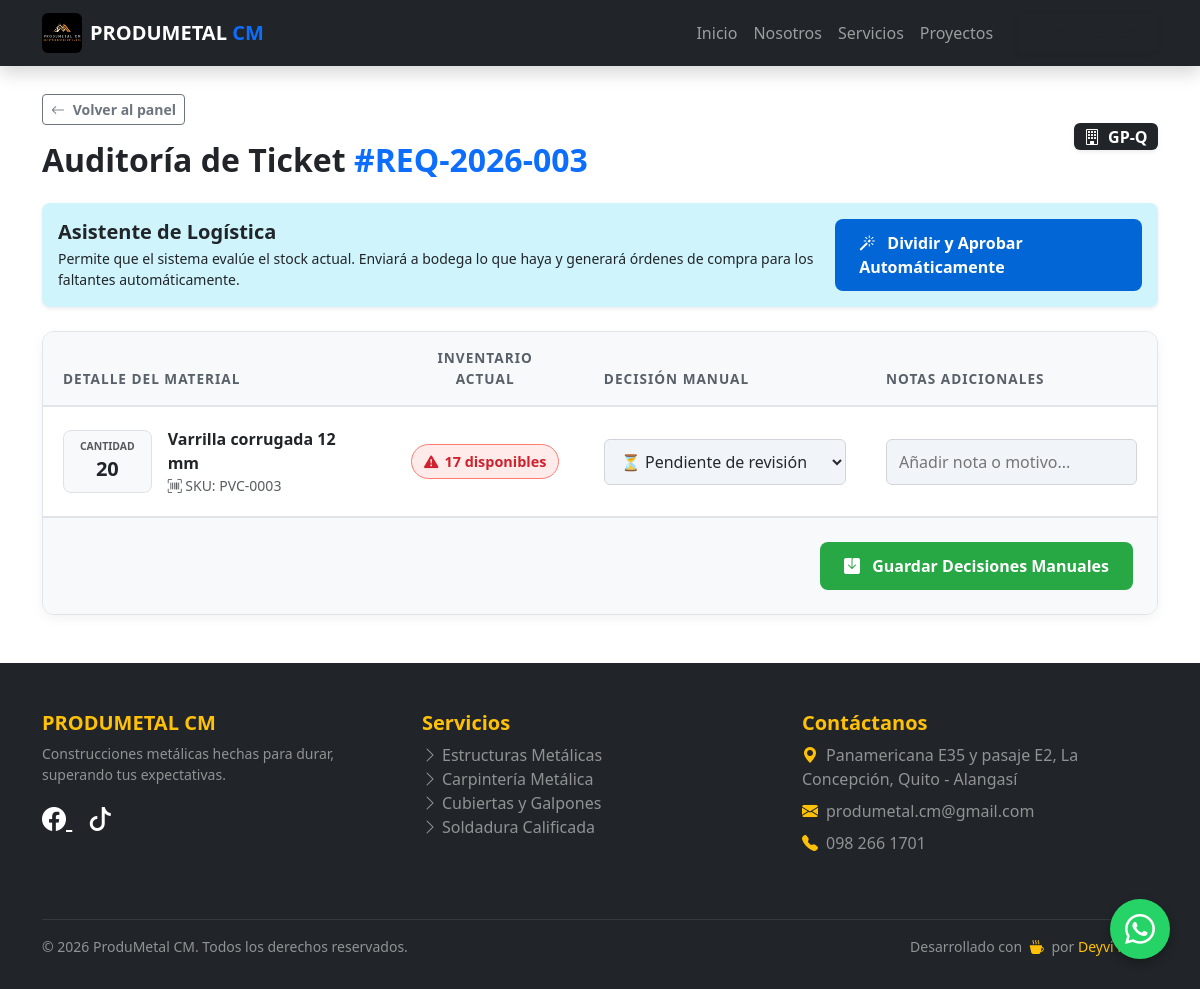
Before: /erp/requerimiento/revisar/3/ (signed in) with the older database file.
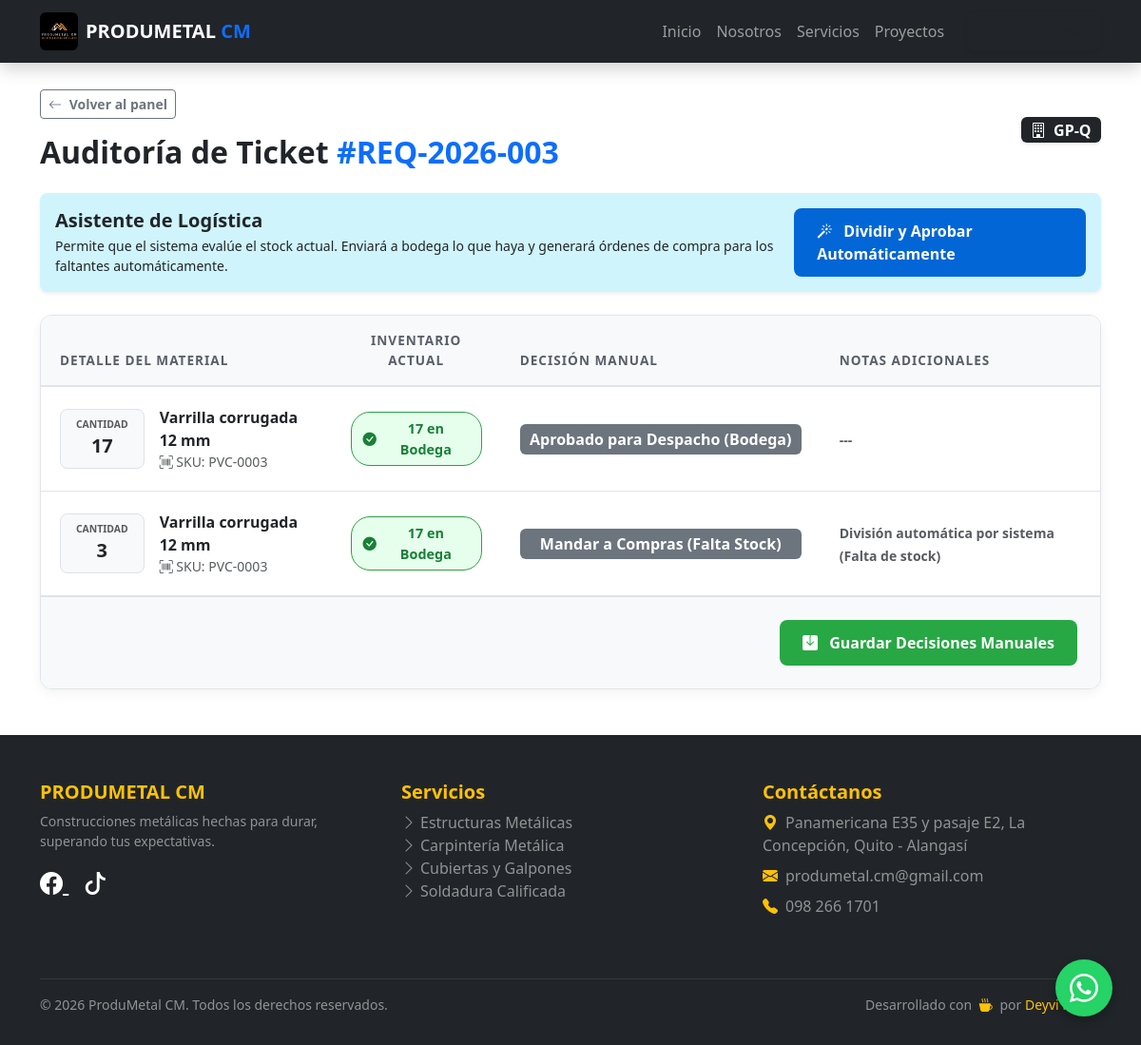
After: the same page with the newer database file.
### web/models.py (models this page shows, shortened)
class Requerimiento(models.Model):
    ESTADOS = [
        ('PENDIENTE', 'Pendiente de Aprobación Admin'),
        ('APROBADO', 'Aprobado'),
        ('RECHAZADO', 'Rechazado'),
        ('PARCIALMENTE_DESPACHADO', 'Parcialmente Despachado'),
        ('DESPACHADO', 'Despachado Totalmente'),
        ('EN_COMPRAS', 'Enviado a Compras'),
    ]
    folio = models.CharField(max_length=20, unique=True, blank=True, editable=False)
    solicitante = models.ForeignKey(User, on_delete=models.PROTECT, related_name='requerimientos')
    proyecto = models.ForeignKey(Proyecto, on_delete=models.PROTECT)
    fecha_solicitud = models.DateTimeField(auto_now_add=True)
    estado = models.CharField(max_length=30, choices=ESTADOS, default='PENDIENTE')
    observaciones = models.TextField(blank=True)
    history = HistoricalRecords()

class Proyecto(models.Model):
    nombre = models.CharField(max_length=200)
    centro_costos = models.CharField(max_length=100, unique=True, blank=True)
    descripcion = models.TextField(blank=True, null=True, verbose_name="Descripción del Proyecto")
    is_active = models.BooleanField(default=True, help_text="Desmarcar para borrado lógico")
    fecha_creacion = models.DateTimeField(auto_now_add=True)
    bodega_proyecto = models.OneToOneField(Bodega, on_delete=models.SET_NULL, null=True, blank=True, related_name='proyecto_asociado')
    history = HistoricalRecords() # AUDITORÍA TOTAL

class DetalleRequerimiento(models.Model):
    ESTADOS_ITEM = [
        ('PENDIENTE', 'Pendiente de Revisión'),
        ('APROBADO_BODEGA', 'Aprobado para Despacho (Bodega)'),
        ('EN_COMPRAS', 'Mandar a Compras (Falta Stock)'),
        ('RECHAZADO', 'Rechazado'),
    ]
    requerimiento = models.ForeignKey(Requerimiento, related_name='detalles', on_delete=models.CASCADE)
    material = models.ForeignKey(Material, on_delete=models.PROTECT)
    cantidad_solicitada = models.DecimalField(max_digits=10, decimal_places=2)
    cantidad_despachada = models.DecimalField(max_digits=10, decimal_places=2, default=0.00)
    estado_item = models.CharField(max_length=30, choices=ESTADOS_ITEM, default='PENDIENTE')
    motivo_rechazo = models.TextField(blank=True, null=True, verbose_name="Notas u Observaciones")

class Material(models.Model):
    categoria = models.ForeignKey(Categoria, on_delete=models.PROTECT)
    sku = models.CharField(
        max_length=50, unique=True, blank=True, editable=False,
        help_text="Código único auto-generado"
    )
    nombre = models.CharField(
        max_length=200,
        help_text="Nombre comercial o norma técnica"
    )
    descripcion = models.TextField(blank=True, null=True)
    stock_actual = models.DecimalField(
        max_digits=10, decimal_places=2, default=0.00,
        help_text="Stock Total (Suma de bodegas). Denormalizado para reportes rápidos."
    )
    stock_minimo = models.DecimalField(
        max_digits=10, decimal_places=2, default=5.00,
        help_text="Umbral para alertas de reabastecimiento"
    )
    precio_base = models.DecimalField(
        max_digits=10, decimal_places=2, default=0.00,
        help_text="Precio unitario sin impuesto"
    )
    impuesto_porcentaje = models.DecimalField(
        max_digits=5, decimal_places=2, default=15.00,
        help_text="Porcentaje de impuesto (IVA, etc)"
    )
    is_active = models.BooleanField(
        default=True,
        help_text="Desmarcar para borrado lógico (mantiene histórico)"
    )
    fecha_creacion = models.DateTimeField(auto_now_add=True)
    fecha_modificacion = models.DateTimeField(auto_now=True)
    history = HistoricalRecords()
    class Meta:
        verbose_name_plural = "Inventario (Materiales y Consumibles)"
        ordering = ['-fecha_creacion']
        indexes = [
            models.Index(fields=['sku']),
            models.Index(fields=['categoria', 'is_active']),
        ]

### web/views.py (the view, shortened to what this page needs)
# urls.py: path('erp/requerimiento/revisar/<int:req_id>/', views.revisar_requerimiento_items, name='revisar_requerimiento_items'),
@login_required(login_url='login')
@user_passes_test(es_admin, login_url='dashboard_erp')
@transaction.atomic
def revisar_requerimiento_items(request, req_id):
    requerimiento = get_object_or_404(Requerimiento, id=req_id)
    items = requerimiento.detalles.all()
    return render(request, 'web/erp/revisar_requerimiento.html', {
        'requerimiento': requerimiento,
        'items': items
    })

### web/templates/web/erp/revisar_requerimiento.html (shortened to what this page needs)
{% extends 'web/base.html' %}
{% load static %}
{% block content %}
<div class="container erp-container mb-5 fade-in pt-4">
    <div class="d-flex flex-column flex-md-row justify-content-between align-items-md-center mb-4 gap-3">
        <div>
            <a href="{% url 'dashboard_erp' %}" class="btn btn-sm btn-outline-secondary fw-bold mb-3">
                <i class="bi bi-arrow-left me-1"></i> Volver al panel
            </a>
            <h2 class="fw-bold text-dark mb-0">
                Auditoría de Ticket <span class="text-primary">#{{ requerimiento.folio }}</span>
            </h2>
        </div>
        <div class="text-md-end">
            <span class="badge bg-dark fs-6 shadow-sm"><i class="bi bi-building me-1"></i> {{ requerimiento.proyecto.centro_costos }}</span>
        </div>
    </div>
    <div class="alert alert-info shadow-sm border-0 d-flex justify-content-between align-items-center mb-4 rounded-3">
        <div>
            <h5 class="fw-bold text-dark mb-1"></i> Asistente de Logística</h5>
            <p class="mb-0 small text-dark">Permite que el sistema evalúe el stock actual. Enviará a bodega lo que haya y generará órdenes de compra para los faltantes automáticamente.</p>
        </div>
        <a href="{% url 'procesar_ticket' requerimiento.id 'aprobar' %}" class="btn-auto text-decoration-none">
            <i class="bi bi-magic me-2"></i> Dividir y Aprobar Automáticamente
        </a>
    </div>
    <form method="POST">
        <div class="card-master">
            <div class="table-responsive">
                <table class="table table-req">
                    <thead>
                        <tr>
                            <th>Detalle del Material</th>
                            <th class="text-center">Inventario Actual</th>
                            <th>Decisión Manual</th>
                            <th>Notas Adicionales</th>
                        </tr>
                    </thead>
                    <tbody>
                        {% for item in items %}
                        <tr>
                            <td>
                                <div class="d-flex align-items-center gap-3">
                                    <div class="bg-light rounded-3 px-3 py-2 border text-center">
                                        <span class="d-block text-muted" style="font-size: 0.65rem; font-weight: bold;">CANTIDAD</span>
                                        <span class="fw-bold fs-5 text-dark">{{ item.cantidad_solicitada|floatformat:"0" }}</span>
                                    </div>
                                    <div>
                                        <div class="fw-bold text-dark fs-6">{{ item.material.nombre }}</div>
                                        <div class="text-muted small"><i class="bi bi-upc-scan"></i> SKU: {{ item.material.sku }}</div>
                                    </div>
                                </div>
                            </td>
                            <td class="text-center">
                                {% if item.material.stock_actual >= item.cantidad_solicitada %}
                                    <span class="stock-pill pill-success" title="Hay suficiente stock">
                                        <i class="bi bi-check-circle-fill"></i> {{ item.material.stock_actual|floatformat:"0" }} en Bodega
                                    </span>
                                {% else %}
                                    <span class="stock-pill pill-danger" title="Falta stock">
                                        <i class="bi bi-exclamation-triangle-fill"></i> {{ item.material.stock_actual|floatformat:"0" }} disponibles
                                    </span>
                                {% endif %}
                            </td>
                            <td>
                                {% if item.estado_item != 'PENDIENTE' %}
                                    <span class="badge bg-secondary w-100 py-2 fs-6">{{ item.get_estado_item_display }}</span>
                                {% else %}
                                    <select name="decision_{{ item.id }}" class="form-select-solid w-100">
                                        <option value="PENDIENTE" selected>⏳ Pendiente de revisión</option>
                                    </select>
                                {% endif %}
                            </td>
                            <td>
                                {% if item.estado_item == 'PENDIENTE' %}
                                    <input type="text" name="motivo_{{ item.id }}" class="form-control-solid w-100" placeholder="Añadir nota o motivo...">
                                {% else %}
                                    <span class="text-muted small fw-bold">{{ item.motivo_rechazo|default:"---" }}</span>
                                {% endif %}
                            </td>
                        </tr>
                        {% endfor %}
                    </tbody>
                </table>
            </div>
            <div class="card-footer bg-light p-4 border-top d-flex justify-content-end align-items-center">
                <button type="submit" class="btn-manual">
                    <i class="bi bi-save-fill me-2"></i> Guardar Decisiones Manuales
                </button>
            </div>
        </div>
    </form>
</div>
{% endblock %}

### web/templates/web/base.html (shortened to what this page needs)
{% load static %}
<!DOCTYPE html>
<html lang="es">
<head>
    <link href="https://cdn.jsdelivr.net/npm/bootstrap@5.3.0/dist/css/bootstrap.min.css" rel="stylesheet">
    <link href="https://unpkg.com/aos@2.3.1/dist/aos.css" rel="stylesheet">
    <link rel="stylesheet" href="https://cdn.jsdelivr.net/npm/bootstrap-icons@1.10.5/font/bootstrap-icons.css">
    <link rel="stylesheet" href="{% static 'web/css/estilos.css' %}">
</head>
<body class="d-flex flex-column min-vh-100">
    <nav class="navbar navbar-expand-lg navbar-dark bg-dark fixed-top shadow">
        <div class="container">
            <a class="navbar-brand d-flex align-items-center" href="{% url 'inicio' %}">
                <img src="{% static 'web/img/logo.jpg' %}" alt="Logo" width="40" height="40" class="d-inline-block align-text-top me-2 rounded">
                <span class="fw-bold tracking-tight">PRODUMETAL <span class="text-primary">CM</span></span>
            </a>
            <div class="collapse navbar-collapse" id="navbarNav">
                <ul class="navbar-nav ms-auto align-items-center">
                    <li class="nav-item"><a class="nav-link" href="{% url 'inicio' %}">Inicio</a></li>
                    <li class="nav-item"><a class="nav-link" href="{% url 'nosotros' %}">Nosotros</a></li>
                    <li class="nav-item"><a class="nav-link" href="{% url 'servicios' %}">Servicios</a></li>
                    <li class="nav-item"><a class="nav-link" href="{% url 'proyectos' %}">Proyectos</a></li>
                    <li class="nav-item">
                        <a class="nav-link btn btn-warning text-dark ms-lg-3 px-3 fw-bold shadow-sm" href="{% url 'contacto' %}">Cotizar Ahora</a>
                    </li>
                </ul>
            </div>
        </div>
    </nav>
    {% block content %}
    {% endblock %}
    <footer class="bg-dark text-white pt-5 pb-3 mt-auto">
        <div class="container">
            <div class="row">
                <div class="col-md-4 mb-4">
                    <h5 class="text-warning fw-bold">PRODUMETAL CM</h5>
                    <p class="small text-white-50">Construcciones metálicas hechas para durar, superando tus expectativas.</p>
                    <div class="mt-3">
                        <a href="https://www.facebook.com/CMPRODUMETAL" target="_blank" class="text-white me-3 fs-4" title="Facebook">
                            <i class="bi bi-facebook"></i>
                        </a>
                        <a href="https://www.tiktok.com/@produ.metal23" target="_blank" class="text-white fs-4" title="TikTok">
                            <i class="bi bi-tiktok"></i>
                        </a>
                    </div>
                </div>
                <div class="col-md-4 mb-4">
                    <h5 class="text-warning fw-bold">Servicios</h5>
                    <ul class="list-unstyled text-white-50">
                        <li><i class="bi bi-chevron-right me-1"></i>Estructuras Metálicas</li>
                        <li><i class="bi bi-chevron-right me-1"></i>Carpintería Metálica</li>
                        <li><i class="bi bi-chevron-right me-1"></i>Cubiertas y Galpones</li>
                        <li><i class="bi bi-chevron-right me-1"></i>Soldadura Calificada</li>
                    </ul>
                </div>
                <div class="col-md-4 mb-4">
                    <h5 class="text-warning fw-bold">Contáctanos</h5>
                    <ul class="list-unstyled text-white-50">
                        <li class="mb-2"><i class="bi bi-geo-alt-fill text-warning me-2"></i>Panamericana E35 y pasaje E2, La Concepción, Quito - Alangasí</li>
                        <li class="mb-2"><i class="bi bi-envelope-fill text-warning me-2"></i>produmetal.cm@gmail.com</li>
                        <li class="mb-2"><i class="bi bi-telephone-fill text-warning me-2"></i>098 266 1701</li>
                    </ul>
                </div>
            </div>
            <hr class="border-secondary mt-4">
            <div class="row align-items-center pb-3">
                <div class="col-md-6 text-center text-md-start text-white-50">
                    <p class="small mb-0">&copy; 2026 ProduMetal CM. Todos los derechos reservados.</p>
                </div>
                <div class="col-md-6 text-center text-md-end mt-2 mt-md-0">
                    <p class="small mb-0 text-white-50">
                        Desarrollado con <i class="bi bi-cup-hot-fill text-warning px-1"></i> por
                        <a href="https://wa.me/593987408528" target="_blank" class="text-warning text-decoration-none hover-scale d-inline-block transition-all" title="Contactar al Desarrollador">
                            Deyvi Rivera
                        </a>
                    </p>
                </div>
            </div>
        </div>
    </footer>
    <a href="https://wa.me/593982661701?text=Hola%20ProduMetal%20CM,%20deseo%20una%20cotización."
       class="btn-whatsapp" target="_blank">
        <i class="bi bi-whatsapp"></i>
    </a>
</body>
</html>

Changed rows visible on the page:
changed DetalleRequerimiento: cantidad_solicitada "20" → "17"; estado_item (not shown) → "Aprobado para Despacho (Bodega)"; motivo_rechazo (not shown) → "---"; id "⏳ Pendiente de revisión" → (not shown); cantidad_solicitada "disponibles" → "en Bodega"
added DetalleRequerimiento: cantidad_solicitada "3", material.nombre "Varrilla corrugada 12 mm", material.sku "PVC-0003", material.stock_actual "17", estado_item "Mandar a Compras (Falta Stock)", motivo_rechazo "División automática por sistema (Falta de stock)"
